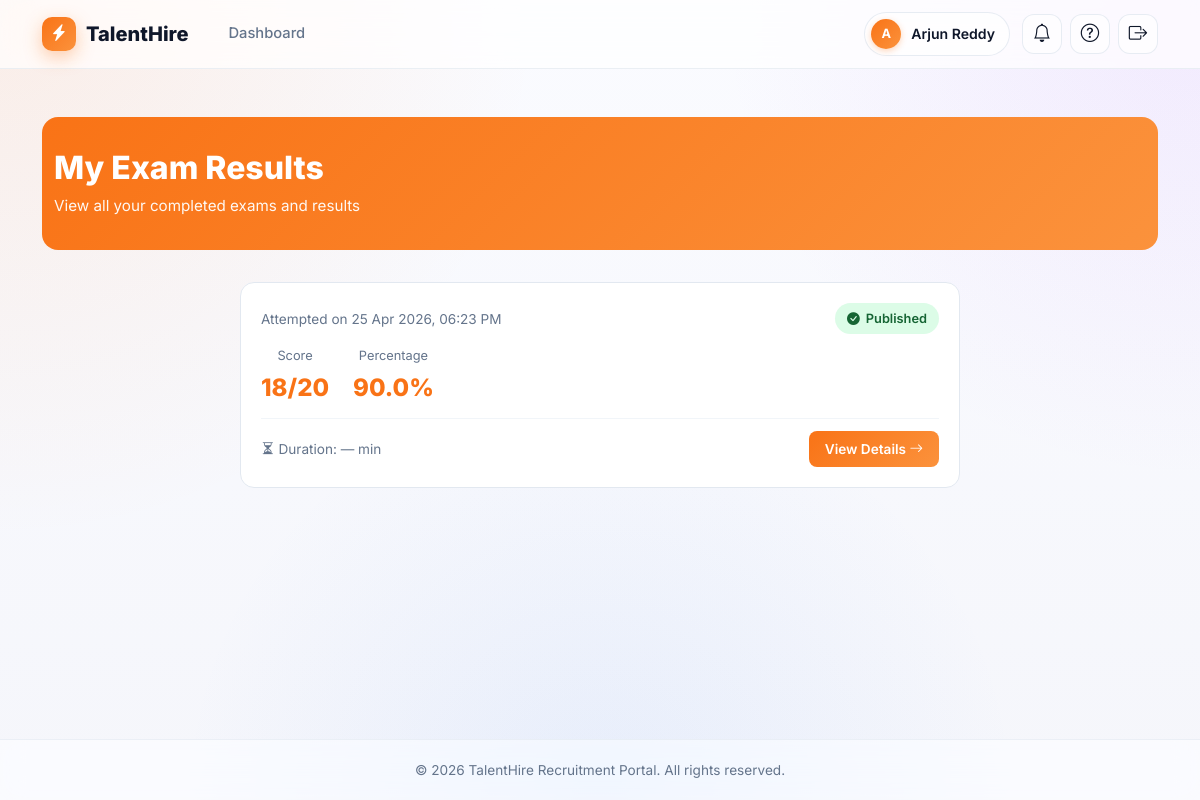
/results/ (signed in), run on the app's committed database.
### exam/models.py (models this page shows, shortened)
class Candidate(models.Model):
    name            = models.CharField(max_length=100)        # Full name of candidate
    mobile          = models.CharField(max_length=15)         # 10-digit mobile number
    registration_id = models.CharField(max_length=50, unique=True)  # Unique ID given by admin
    password        = models.CharField(max_length=128, blank=True, null=True) # Hashed password
    is_activated    = models.BooleanField(default=True)       # Candidates can login by default
    class Meta:
        verbose_name = "Candidate"
        verbose_name_plural = "Candidates"
        ordering = ['name']

class ExamAttempt(models.Model):
    candidate   = models.ForeignKey(Candidate, on_delete=models.CASCADE)  # Link to candidate
    exam        = models.ForeignKey('Exam', on_delete=models.SET_NULL, null=True, blank=True, related_name='attempts')
    score       = models.IntegerField(default=0)          # Number of correct answers (e.g., 15)
    total       = models.IntegerField(default=20)         # Total questions (always 20)
    percentage  = models.FloatField(default=0.0)          # e.g., 75.0
    status      = models.CharField(max_length=20)         # 'Selected' or 'Not Selected'
    is_published = models.BooleanField(default=True)       # Whether candidate can see this result
    date_taken  = models.DateTimeField(auto_now_add=True) # Automatically set when attempt created
    class Meta:
        verbose_name = "Exam Attempt"
        verbose_name_plural = "Exam Attempts"
        ordering = ['-date_taken']  # Newest first

### exam/views.py (the view)
# urls.py: path('results/',                 views.candidate_results_view, name='candidate_results'),
def candidate_results_view(request):
    candidate_id = request.session.get('candidate_id')
    if not candidate_id:
        return redirect('login')
    try:
        candidate = Candidate.objects.get(id=candidate_id)
    except Candidate.DoesNotExist:
        return redirect('login')
    attempts = ExamAttempt.objects.filter(candidate=candidate).select_related('exam').order_by('-date_taken')
    context = {
        'candidate_name': request.session.get('candidate_name'),
        'attempts': attempts,
    }
    return render(request, 'exam/candidate_results.html', context)

### exam/templates/exam/candidate_results.html (shortened to what this page needs)
{% extends 'exam/base.html' %}
{% block content %}
<div class="results-header">
    <div class="container">
        <h1>My Exam Results</h1>
        <p>View all your completed exams and results</p>
    </div>
</div>
<div class="container">
    {% if attempts %}
        <div class="row">
            <div class="col-lg-8 mx-auto">
                {% for attempt in attempts %}
                <div class="result-card">
                    <div class="result-card-header">
                        <div>
                            <div class="result-date">Attempted on {{ attempt.date_taken|date:"d M Y, h:i A" }}</div>
                        </div>
                        <div class="result-badge {% if attempt.is_published %}badge-published{% else %}badge-held{% endif %}">
                            {% if attempt.is_published %}
                                <i class="bi bi-check-circle-fill"></i>Published
                            {% else %}
                                <i class="bi bi-clock-fill"></i>Result Held
                            {% endif %}
                        </div>
                    </div>
                    {% if attempt.is_published %}
                    <div class="result-score">
                        <div class="score-item">
                            <div class="score-label">Score</div>
                            <div class="score-value">{{ attempt.score }}/{{ attempt.total }}</div>
                        </div>
                        <div class="score-item">
                            <div class="score-label">Percentage</div>
                            <div class="score-value">{{ attempt.percentage|floatformat:1 }}%</div>
                        </div>
                    </div>
                    <div class="result-meta">
                        <div class="result-time">
                            <i class="bi bi-hourglass-split"></i>
                            Duration: {{ attempt.exam.duration_minutes|default:"—" }} min
                        </div>
                        <a href="{% url 'result' attempt.id %}" class="view-result-btn">
                            View Details <i class="bi bi-arrow-right"></i>
                        </a>
                    </div>
                    {% else %}
                    <div style="padding: 16px 0; color: #64748b;">
                        <i class="bi bi-info-circle"></i> Your result has been held by the administrator. Please contact support.
                    </div>
                    {% endif %}
                </div>
                {% endfor %}
            </div>
        </div>
    {% endif %}
</div>
{% endblock %}

### exam/templates/exam/base.html (shortened to what this page needs)
<!DOCTYPE html>
<html lang="en">
<head>
    <link href="https://cdn.jsdelivr.net/npm/bootstrap@5.3.0/dist/css/bootstrap.min.css" rel="stylesheet">
    <link href="https://cdn.jsdelivr.net/npm/bootstrap-icons@1.10.5/font/bootstrap-icons.css" rel="stylesheet">
</head>
<body>
<header class="header">
    <div class="container d-flex align-items-center justify-content-between">
        <div class="d-flex align-items-center">
            <a href="{% url 'candidate_dashboard' %}" class="brand">
                <div class="brand-logo"><i class="bi bi-lightning-charge-fill"></i></div>
                <span>TalentHire</span>
            </a>
            {% if request.session.candidate_id %}
            <nav class="nav-links">
                <a href="{% url 'candidate_dashboard' %}" class="nav-link-item {% if request.resolver_match.url_name == 'candidate_dashboard' %}active{% endif %}">Dashboard</a>
            </nav>
            {% endif %}
        </div>
        {% if request.session.candidate_id %}
        <div class="nav-cluster">
            <a href="{% url 'candidate_profile' %}" class="user-chip text-decoration-none" style="cursor: pointer;" title="My Profile &amp; Change Password">
                <div class="avatar">
                    {% with name=nav_candidate.name|default:request.session.candidate_name %}
                        {{ name|slice:":1"|upper }}
                    {% endwith %}
                </div>
                <div>
                    <div class="uname">{{ nav_candidate.name|default:request.session.candidate_name }}</div>
                </div>
            </a>
            <div class="dropdown-wrap">
                <button class="icon-btn" type="button" id="notifBtn" aria-haspopup="true" aria-expanded="false" title="Notifications">
                    <i class="bi bi-bell"></i>
                </button>
            </div>
            <a href="{% url 'help_support' %}" class="icon-btn" title="Help & raise a query"><i class="bi bi-question-circle"></i></a>
            <a href="{% url 'logout' %}" class="icon-btn" title="Logout"><i class="bi bi-box-arrow-right"></i></a>
        </div>
        {% endif %}
    </div>
</header>
<main class="container py-5">
    {% block content %}{% endblock %}
</main>
<footer>
    &copy; 2026 TalentHire Recruitment Portal. All rights reserved.
</footer>
</body>
</html>

### exam/templates/exam/base.html (style rules this page uses)
:root { --primary-orange: #f97316; --primary-gradient: linear-gradient(135deg, #f97316 0%, #fb923c 100%); --bg-body: #f8fafc; --text-main: #0f172a; --text-muted: #64748b; --glass-bg: rgba(255, 255, 255, 0.65); --glass-bg-strong: rgba(255, 255, 255, 0.78); --glass-border: 1px solid rgba(255, 255, 255, 0.7); --glass-shadow: 0 10px 30px rgba(2, 6, 23, 0.08), 0 2px 8px rgba(2, 6, 23, 0.04); --glass-shadow-hover: 0 20px 50px rgba(2, 6, 23, 0.12), 0 8px 16px rgba(2, 6, 23, 0.06); }
* { margin: 0; padding: 0; box-sizing: border-box; }
body { font-family: 'Inter', sans-serif; color: var(--text-main); min-height: 100vh; display: flex; flex-direction: column; background: radial-gradient(900px circle at 0% 0%, rgba(249, 115, 22, 0.10), transparent 60%), radial-gradient(800px circle at 100% 0%, rgba(168, 85, 247, 0.10), transparent 60%), radial-gradient(700px circle at 50% 100%, rgba(59, 130, 246, 0.08), transparent 60%), linear-gradient(180deg, #fafbff 0%, #f5f6fb 100%); background-attachment: fixed; }
.header { background: rgba(255, 255, 255, 0.7); backdrop-filter: saturate(180%) blur(18px); -webkit-backdrop-filter: saturate(180%) blur(18px); border-bottom: 1px solid rgba(226, 232, 240, 0.7); padding: 12px 0; position: sticky; top: 0; z-index: 1000; }
.brand { display: flex; align-items: center; gap: 10px; text-decoration: none; color: var(--text-main); font-weight: 800; font-size: 1.25rem; }
.brand-logo { background: var(--primary-gradient); width: 34px; height: 34px; border-radius: 10px; display: flex; align-items: center; justify-content: center; color: white; font-size: 1.05rem; box-shadow: 0 6px 18px rgba(249, 115, 22, 0.35); }
.nav-links { display: flex; gap: 24px; margin-left: 36px; }
.nav-link-item { text-decoration: none; color: var(--text-muted); font-weight: 500; font-size: 0.92rem; padding: 8px 4px; transition: all 0.2s; border-bottom: 2px solid transparent; }
.nav-cluster { display: flex; align-items: center; gap: 8px; }
.icon-btn { position: relative; width: 40px; height: 40px; display: inline-flex; align-items: center; justify-content: center; border: 1px solid rgba(226, 232, 240, 0.8); background: rgba(255, 255, 255, 0.6); border-radius: 12px; color: var(--text-main); text-decoration: none; transition: all 0.2s ease; cursor: pointer; }
.icon-btn i { font-size: 1.15rem; }
.user-chip { display: inline-flex; align-items: center; gap: 10px; padding: 6px 14px 6px 6px; border: 1px solid rgba(226, 232, 240, 0.8); background: rgba(255, 255, 255, 0.6); border-radius: 999px; margin-right: 4px; }
.user-chip .avatar { width: 30px; height: 30px; border-radius: 50%; background: var(--primary-gradient); color: white; font-weight: 700; font-size: 0.8rem; display: flex; align-items: center; justify-content: center; box-shadow: 0 2px 6px rgba(249, 115, 22, 0.3); }
.user-chip .uname { font-weight: 600; font-size: 0.88rem; color: var(--text-main); line-height: 1.1; }
.dropdown-wrap { position: relative; }
footer { margin-top: auto; padding: 20px; text-align: center; color: var(--text-muted); font-size: 0.85rem; border-top: 1px solid rgba(226, 232, 240, 0.6); background: rgba(255, 255, 255, 0.5); backdrop-filter: saturate(180%) blur(12px); }

### data on the page
Candidate: name "Arjun Reddy"
ExamAttempt: date_taken "25 Apr 2026, 06:23 PM", is_published True (drawn), score "18", total "20", percentage "90.0", exam.duration_minutes "—"

### other printed values
{{ name|slice:":1"|upper }} "A"
